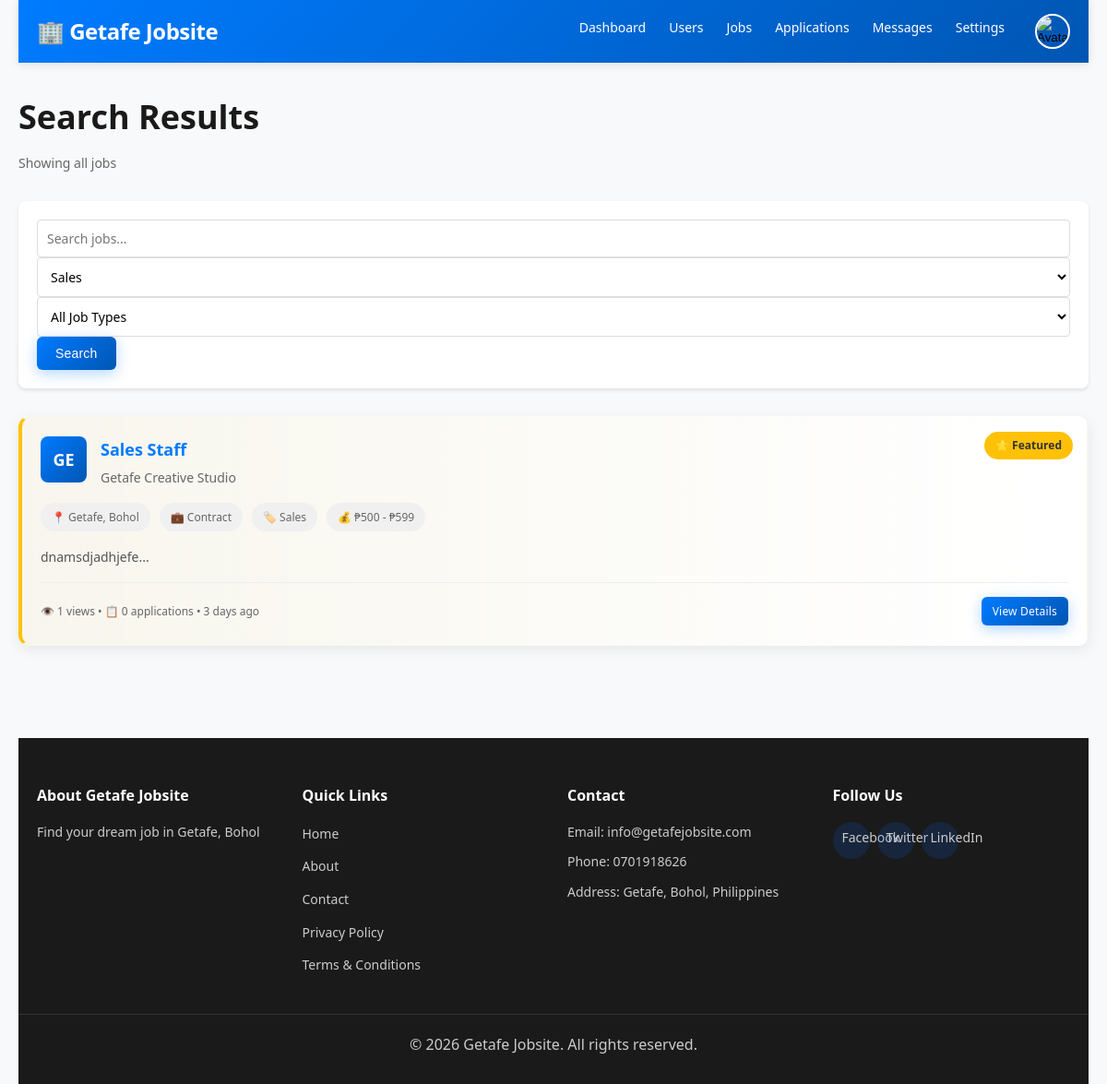
Screenshot of /public/search.php?category=Sales (signed in) with the database file from the repository.
### tables this page shows
CREATE TABLE `settings` (
  `id` int(11) NOT NULL AUTO_INCREMENT,
  `setting_key` varchar(100) DEFAULT NULL,
  `setting_value` longtext DEFAULT NULL,
  `created_at` timestamp NOT NULL DEFAULT current_timestamp(),
  `updated_at` timestamp NOT NULL DEFAULT current_timestamp() ON UPDATE current_timestamp(),
  PRIMARY KEY (`id`),
  UNIQUE KEY `setting_key` (`setting_key`)
);

CREATE TABLE `jobs` (
  `id` int(11) NOT NULL AUTO_INCREMENT,
  `title` varchar(255) NOT NULL,
  `description` longtext NOT NULL,
  `category` varchar(100) NOT NULL,
  `company` varchar(255) NOT NULL,
  `location` varchar(255) DEFAULT 'Getafe, Bohol',
  `salary_min` int(11) DEFAULT NULL,
  `salary_max` int(11) DEFAULT NULL,
  `job_type` enum('full-time','part-time','contract','temporary','internship') NOT NULL,
  `experience_level` enum('entry','mid','senior','executive') DEFAULT 'mid',
  `requirements` longtext DEFAULT NULL,
  `benefits` longtext DEFAULT NULL,
  `posted_by` int(11) NOT NULL,
  `applications_count` int(11) DEFAULT 0,
  `views_count` int(11) DEFAULT 0,
  `is_active` tinyint(1) DEFAULT 1,
  `is_featured` tinyint(1) DEFAULT 0,
  `featured_until` datetime DEFAULT NULL,
  `created_at` timestamp NOT NULL DEFAULT current_timestamp(),
  `updated_at` timestamp NOT NULL DEFAULT current_timestamp() ON UPDATE current_timestamp(),
  `featured_paid` tinyint(1) DEFAULT 0,
  PRIMARY KEY (`id`),
  KEY `idx_category` (`category`),
  KEY `idx_job_type` (`job_type`),
  KEY `idx_is_active` (`is_active`),
  KEY `idx_created_at` (`created_at`),
  KEY `jobs_ibfk_1` (`posted_by`),
  KEY `idx_job_featured` (`is_featured`,`featured_until`),
  CONSTRAINT `jobs_ibfk_1` FOREIGN KEY (`posted_by`) REFERENCES `users` (`id`) ON DELETE CASCADE
);

CREATE TABLE `users` (
  `id` int(11) NOT NULL AUTO_INCREMENT,
  `first_name` varchar(100) NOT NULL,
  `last_name` varchar(100) NOT NULL,
  `email` varchar(100) NOT NULL,
  `password` varchar(255) NOT NULL,
  `user_type` enum('jobseeker','employer','admin') NOT NULL DEFAULT 'jobseeker',
  `phone` varchar(20) DEFAULT NULL,
  `location` varchar(255) DEFAULT 'Getafe, Bohol',
  `avatar` varchar(255) DEFAULT NULL,
  `bio` text DEFAULT NULL,
  `skills` varchar(500) DEFAULT NULL,
  `company` varchar(255) DEFAULT NULL,
  `company_info` text DEFAULT NULL,
  `company_website` varchar(255) DEFAULT NULL,
  `company_logo` varchar(255) DEFAULT NULL,
  `verified` tinyint(1) DEFAULT 0,
  `status` enum('active','inactive','banned') DEFAULT 'active',
  `created_at` timestamp NOT NULL DEFAULT current_timestamp(),
  `updated_at` timestamp NOT NULL DEFAULT current_timestamp() ON UPDATE current_timestamp(),
  PRIMARY KEY (`id`),
  UNIQUE KEY `email` (`email`),
  KEY `idx_email` (`email`),
  KEY `idx_user_type` (`user_type`)
);

### config/config.php (called while the page is built, shortened)
<?php
require_once __DIR__ . '/database.php';
function sanitize($data) {
    global $conn;
    return $conn->real_escape_string(htmlspecialchars(trim($data)));
}
function isLoggedIn() {
    return isset($_SESSION['user_id']) && !empty($_SESSION['user_id']);
}
function getUserType() {
    return $_SESSION['user_type'] ?? null;
}
function timeAgo($datetime) {
    $now = new DateTime();
    $ago = new DateTime($datetime);
    $diff = $now->diff($ago);
    if ($diff->d > 30) {
        return $ago->format('M d, Y');
    } else if ($diff->d > 0) {
        return $diff->d . ' day' . ($diff->d > 1 ? 's' : '') . ' ago';
    } else if ($diff->h > 0) {
        return $diff->h . ' hour' . ($diff->h > 1 ? 's' : '') . ' ago';
    } else if ($diff->i > 0) {
        return $diff->i . ' minute' . ($diff->i > 1 ? 's' : '') . ' ago';
    } else {
        return 'Just now';
    }
}
function formatSalary($min, $max) {
    if ($min && $max) {
        return '₱' . number_format($min) . ' - ₱' . number_format($max);
    }
    return 'Not specified';
}
function getSetting($key, $default = '') {
    global $conn;
    $key = sanitize($key);
    $result = $conn->query("SELECT setting_value FROM settings WHERE setting_key = '$key'");
    if ($result && $result->num_rows > 0) {
        $row = $result->fetch_assoc();
        return $row['setting_value'];
    }
    return $default;
}
?>

### public/search.php (the view, shortened to what this page needs)
<?php
require_once '../config/config.php';
$search = sanitize($_GET['q'] ?? '');
$category = sanitize($_GET['category'] ?? '');
$page = (int)($_GET['page'] ?? 1);
$limit = 10;
$offset = ($page - 1) * $limit;
$sql = "SELECT j.*, u.first_name, u.last_name, u.company, u.company_logo
        FROM jobs j
        JOIN users u ON j.posted_by = u.id
        WHERE j.is_active = 1 AND u.status = 'active'";
if (!empty($category)) {
    $category = $conn->real_escape_string($category);
    $sql .= " AND j.category = '$category'";
}
$count_sql = str_replace('j.*, u.first_name, u.last_name, u.company, u.company_logo', 'COUNT(*) as total', $sql);
$count_result = $conn->query($count_sql);
$count_row = $count_result->fetch_assoc();
$total_jobs = $count_row['total'];
$sql .= " ORDER BY j.is_featured DESC, j.created_at DESC LIMIT $limit OFFSET $offset";
$jobs = $conn->query($sql);
require_once '../includes/header.php';
?>
<div class="container">
    <?php require_once '../includes/navbar.php'; ?>
    <div class="search-results-page">
        <div class="search-header">
            <h1>Search Results</h1>
            <p class="results-count">
                <?php
                if (!empty($search)) {
                    echo "Found " . $total_jobs . " result" . ($total_jobs !== 1 ? "s" : "") . " for \"<strong>" . htmlspecialchars($search) . "</strong>\"";
                } else {
                    echo "Showing all jobs";
                }
                ?>
            </p>
        </div>
        <div class="search-filters">
            <form method="GET" class="filter-form">
                <div class="filter-row">
                    <div class="form-group">
                        <input type="text" name="q" placeholder="Search jobs..."
                               value="<?php echo htmlspecialchars($search); ?>">
                    </div>
                    <div class="form-group">
                        <select name="category">
                            <option value="Sales" <?php echo $category === 'Sales' ? 'selected' : ''; ?>>Sales</option>
                        </select>
                    </div>
                    <div class="form-group">
                        <select name="job_type">
                            <option value="">All Job Types</option>
                        </select>
                    </div>
                    <button type="submit" class="btn btn-primary">Search</button>
                </div>
            </form>
        </div>
        <?php if ($total_jobs === 0): ?>
            <div class="no-results">
                <p>No jobs found matching your search criteria.</p>
                <a href="home.php" class="btn btn-primary">Browse All Jobs</a>
            </div>
        <?php else: ?>
            <div class="search-results">
                <?php while ($job = $jobs->fetch_assoc()): ?>
                    <div class="job-card <?php echo $job['is_featured'] ? 'featured' : ''; ?>">
                        <?php if ($job['is_featured']): ?>
                            <span class="featured-badge">⭐ Featured</span>
                        <?php endif; ?>
                        <div class="job-header">
                            <?php if ($job['company_logo']): ?>
                                <img src="<?php echo BASE_URL . $job['company_logo']; ?>"
                                     alt="<?php echo $job['company']; ?>" class="company-logo">
                            <?php else: ?>
                                <div class="company-logo-placeholder">
                                    <?php echo strtoupper(substr($job['company'], 0, 2)); ?>
                                </div>
                            <?php endif; ?>
                            <div class="job-header-content">
                                <h3><a href="job-detail.php?id=<?php echo $job['id']; ?>"><?php echo $job['title']; ?></a></h3>
                                <p class="company"><?php echo $job['company']; ?></p>
                            </div>
                        </div>
                        <div class="job-tags">
                            <span class="tag">📍 <?php echo $job['location']; ?></span>
                            <span class="tag">💼 <?php echo ucfirst(str_replace('-', ' ', $job['job_type'])); ?></span>
                            <span class="tag">🏷️ <?php echo $job['category']; ?></span>
                            <?php if ($job['salary_min'] && $job['salary_max']): ?>
                                <span class="tag">💰 <?php echo formatSalary($job['salary_min'], $job['salary_max']); ?></span>
                            <?php endif; ?>
                        </div>
                        <p class="job-description"><?php echo substr(strip_tags($job['description']), 0, 150) . '...'; ?></p>
                        <div class="job-footer">
                            <small>👁️ <?php echo $job['views_count']; ?> views • 📋 <?php echo $job['applications_count']; ?> applications • <?php echo timeAgo($job['created_at']); ?></small>
                            <a href="job-detail.php?id=<?php echo $job['id']; ?>" class="btn btn-sm btn-primary">View Details</a>
                        </div>
                    </div>
                <?php endwhile; ?>
            </div>
        <?php endif; ?>
    </div>
    <?php require_once '../includes/footer.php'; ?>
</div>
<?php require_once '../includes/footer.php'; ?>
</body>
</html>

### includes/navbar.php (shortened to what this page needs)
<?php
$user_type = getUserType();
$avatar = $_SESSION['avatar'] ?? '';
$avatar_src = !empty($avatar)
    ? (strpos($avatar, 'http') === 0 ? $avatar : BASE_URL . ltrim($avatar, '/'))
    : BASE_URL . 'assets/images/default-avatar.png';
?>
<nav class="navbar">
    <div class="nav-container">
        <div class="nav-logo">
            <a href="<?php echo BASE_URL; ?>">
                🏢 <?php echo getSetting('site_name', 'Getafe Jobsite'); ?>
            </a>
        </div>
        <div class="nav-menu" id="navMenu">
            <?php if (isLoggedIn()): ?>
                <?php if ($user_type === 'jobseeker'): ?>
                    <a href="<?php echo BASE_URL; ?>my-applications.php" class="nav-link">Applications</a>
                    <a href="<?php echo BASE_URL; ?>saved-jobs.php" class="nav-link">Saved Jobs</a>
                <?php elseif ($user_type === 'employer'): ?>
                    <a href="<?php echo BASE_URL; ?>post-job.php" class="nav-link">Post Job</a>
                    <a href="<?php echo BASE_URL; ?>my-jobs.php" class="nav-link">My Jobs</a>
                    <a href="<?php echo BASE_URL; ?>my-applications.php" class="nav-link">Applications</a>
                <?php elseif ($user_type === 'admin'): ?>
                    <a href="<?php echo BASE_URL; ?>admin/dashboard.php" class="nav-link">Dashboard</a>
                    <a href="<?php echo BASE_URL; ?>admin/manage-users.php" class="nav-link">Users</a>
                    <a href="<?php echo BASE_URL; ?>admin/manage-jobs.php" class="nav-link">Jobs</a>
                    <a href="<?php echo BASE_URL; ?>admin/manage-applications.php" class="nav-link">Applications</a>
                    <a href="<?php echo BASE_URL; ?>admin/manage-messages.php" class="nav-link">Messages</a>
                    <a href="<?php echo BASE_URL; ?>admin/settings.php" class="nav-link">Settings</a>
                <?php endif; ?>
                <div class="nav-user" id="navUserMenu">
                    <button type="button" class="avatar-btn" id="avatarBtn" aria-label="Open profile menu">
                        <img src="<?php echo htmlspecialchars($avatar_src, ENT_QUOTES, 'UTF-8'); ?>" alt="Avatar" class="avatar-small">
                    </button>
                </div>
            <?php else: ?>
                <a href="<?php echo BASE_URL; ?>login.php" class="btn btn-primary">Login</a>
                <a href="<?php echo BASE_URL; ?>register.php" class="btn btn-secondary">Register</a>
            <?php endif; ?>
        </div>
    </div>
</nav>

### includes/footer.php (shortened to what this page needs)
<?php
$site_email = getSetting('site_email', 'info@getafejobsite.com');
$contact_phone = getSetting('contact_phone', '0701918626');
$address = getSetting('address', 'Getafe, Bohol, Philippines');
$facebook_url = getSetting('facebook_url', 'https://facebook.com/');
$twitter_url = getSetting('twitter_url', 'https://twitter.com/');
$linkedin_url = getSetting('linkedin_url', 'https://linkedin.com/');
?>
<footer class="footer">
    <div class="footer-container">
        <div class="footer-section">
            <h4>About <?php echo getSetting('site_name', 'Getafe Jobsite'); ?></h4>
            <p><?php echo getSetting('site_description', 'Find your dream job in Getafe, Bohol'); ?></p>
        </div>
        <div class="footer-section">
            <h4>Quick Links</h4>
            <ul>
                <li><a href="<?php echo BASE_URL; ?>">Home</a></li>
                <li><a href="<?php echo BASE_URL; ?>about.php">About</a></li>
                <li><a href="<?php echo BASE_URL; ?>contact.php">Contact</a></li>
                <li><a href="<?php echo BASE_URL; ?>privacy-policy.php">Privacy Policy</a></li>
                <li><a href="<?php echo BASE_URL; ?>terms-and-conditions.php">Terms & Conditions</a></li>
            </ul>
        </div>
        <div class="footer-section">
            <h4>Contact</h4>
            <p>Email: <?php echo htmlspecialchars($site_email); ?></p>
            <p>Phone: <?php echo htmlspecialchars($contact_phone); ?></p>
            <p>Address: <?php echo htmlspecialchars($address); ?></p>
        </div>
        <div class="footer-section">
            <h4>Follow Us</h4>
            <div class="social-links">
                <a href="<?php echo htmlspecialchars($facebook_url); ?>" class="social-link" target="_blank" rel="noopener noreferrer">Facebook</a>
                <a href="<?php echo htmlspecialchars($twitter_url); ?>" class="social-link" target="_blank" rel="noopener noreferrer">Twitter</a>
                <a href="<?php echo htmlspecialchars($linkedin_url); ?>" class="social-link" target="_blank" rel="noopener noreferrer">LinkedIn</a>
            </div>
        </div>
    </div>
    <div class="footer-bottom">
        <p>&copy; 2026 <?php echo getSetting('site_name', 'Getafe Jobsite'); ?>. All rights reserved.</p>
    </div>
</footer>

### rows the page displays
settings: setting_value "Getafe Jobsite"
jobs: is_featured "⭐ Featured", posted_by.company "GE", title "Sales Staff", posted_by.company "Getafe Creative Studio", location "Getafe, Bohol", job_type "Contract", category "Sales", formatSalary($job['salary_min'], $job['salary_max']) "₱500 - ₱599", description "dnamsdjadhjefe", views_count "1", applications_count "0", created_at "3 days ago"
settings: setting_value "Find your dream job in Getafe, Bohol"
settings: setting_value "info@getafejobsite.com"
settings: setting_value "0701918626"
settings: setting_value "Getafe, Bohol, Philippines"
